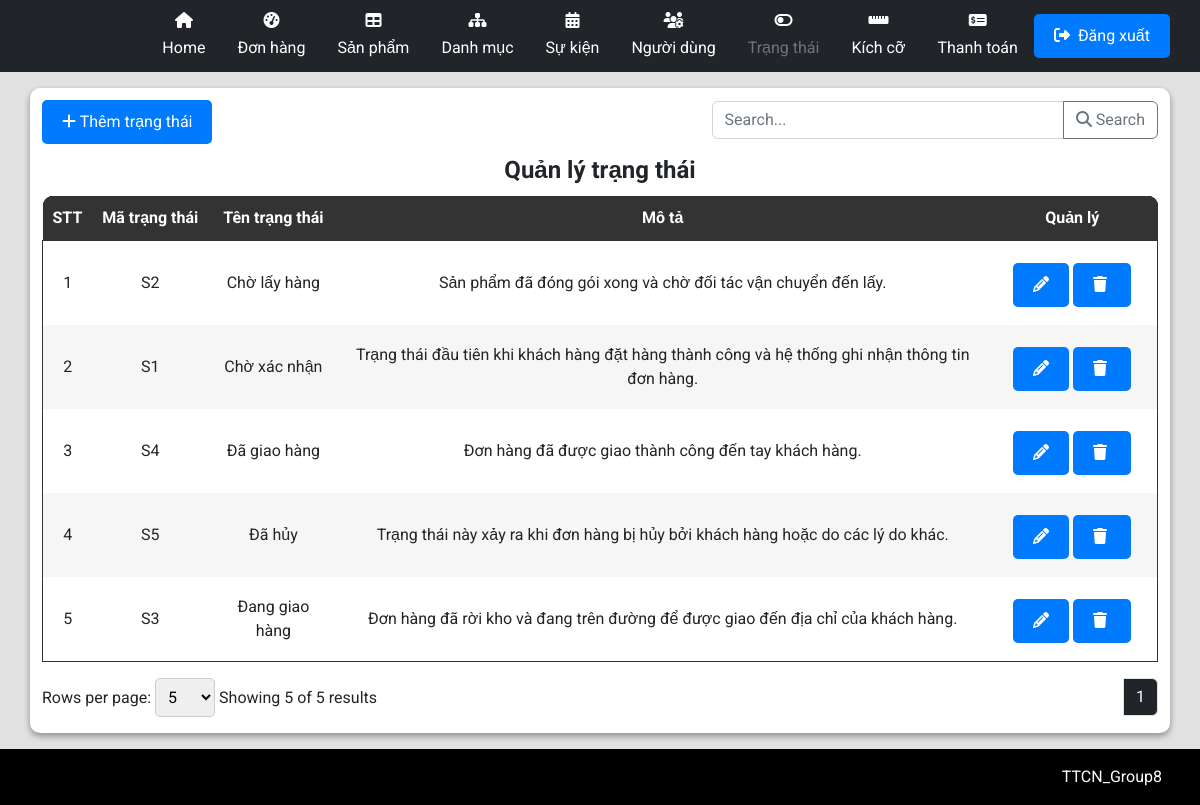
The page /admin/AdminIndex.php?workingPage=status (signed in) on the database its author committed.
### tables this page shows
create table tbl_status (
  id varchar(150) primary key not null, 
  code varchar(200),
  name varchar(200),
  description LONGTEXT
);

### admin/pages/Status/StatusIndex.php (the view, shortened to what this page needs)
<link rel="stylesheet" href="./styles/StatusStyles.css">
<?php
$countAllSql = "SELECT * FROM tbl_status;";
$total_records = mysqli_num_rows(mysqli_query($connect, $countAllSql));
$pageIndex = isset($_GET['page']) ? $_GET['page'] : 1;
$pageSize = isset($_GET['limit']) ? $_GET['limit'] : 5;
$total_page = ceil($total_records / $pageSize);
$start = ($pageIndex - 1) * $pageSize;
$search = '';
$getTableDataSql = "";
if (isset($_GET['search'])) {
    $getTableDataSql = "SELECT * FROM tbl_status
    WHERE
        tbl_status.name LIKE N'%" . $search . "%'
        OR tbl_status.code LIKE N'%" . $search . "%'
    ORDER BY tbl_status.name ASC
    LIMIT $start, $pageSize";
} else {
    $getTableDataSql = "SELECT * FROM tbl_status
    ORDER BY tbl_status.name ASC
    LIMIT $start, $pageSize";
}
$tableData = mysqli_query($connect, $getTableDataSql);
?>
<div class="text-left flex justify-between">
    <button type="button" class="btn btn-primary mb-2 mt-3" data-bs-toggle="modal" data-bs-target="#addStatusModal">
        <i class="fa-solid fa-plus"></i>
        Thêm trạng thái
    </button>
    <div class="input-group mb-3 align-center mt-3 w-40">
        <input type="text" class="form-control" placeholder="Search..." aria-label="Recipient's username" name="search" id="search-input" aria-describedby="button-addon2">
        <button class="btn btn-outline-secondary" id="search-button" onclick="performSearch()" name="ok">
            <i class="fa-solid fa-magnifying-glass"></i>
            Search
        </button>
    </div>
</div>
<div class="container p-0">
    <table class="w-100">
        <legend class="text-center"><b>Quản lý trạng thái</b></legend>
        <thead class="table-head w-100">
            <tr class="table-heading">
                <th class="noWrap">STT</th>
                <th class="noWrap">Mã trạng thái</th>
                <th class="noWrap">Tên trạng thái</th>
                <th class="noWrap">Mô tả</th>
                <th class="noWrap">Quản lý</th>
            </tr>
        </thead>
        <tbody class="table-body">
            <?php
            $displayOrder = 0;
            while ($row = mysqli_fetch_array($tableData)) {
                $displayOrder++;
            ?>
                <tr>
                    <td>
                        <?php echo  $displayOrder + ($pageIndex - 1) * $pageSize; ?>
                    </td>
                    <td class="code">
                        <?php echo $row['code'] ?>
                    </td>
                    <td class="name">
                        <?php echo $row['name'] ?>
                    </td>
                    <td class="description">
                        <?php echo $row['description'] ?>
                    </td>
                    <td>
                        <div style="min-width: 150px;">
                            <button type="button" class="btn btn-primary mb-2 mt-3 con-tooltip top" data-bs-toggle="modal" data-bs-target="#editStatusPopup_<?php echo $row['id']; ?>">
                                <i class="fa-solid fa-pencil"></i>
                            </button>
                            <button type="button" class="btn btn-primary mb-2 mt-3 con-tooltip top" data-bs-toggle="modal" data-bs-target="#confirmDeleteStatusPopup_<?php echo $row['id']; ?>">
                                <i class="fa-solid fa-trash mr-1"></i>
                            </button>
                        </div>
                    </td>
                </tr>
            <?php
            }
            ?>
        </tbody>
    </table>
    <form action="" method="GET">
        <nav class="row py-2" aria-label="Page navigation example">
            <div class="paganation-infor col py-2">
                <form action="" method="GET">
                    <label for="limitSelect">Rows per page:</label>
                    <select name="limit" id="limitSelect" onchange="updatePageAndLimit()">
                        <option value="5" <?php if ($pageSize == 5) echo 'selected'; ?>>5</option>
                    </select>
                </form>
                <label class="mr-4">Showing
                    <?php
                    echo $pageSize . " of " . $total_records . " results";
                    ?>
                </label>
            </div>
            <ul class="m-0 pagination justify-content-end py-2 col">
                <?php
                for ($i = 1; $i <= $total_page; $i++) {
                    if ($i == $pageIndex) {
                        echo '<li class="page-item light">
                        <span name="page" class="page-link text-reset text-white bg-dark" href="?workingPage=status&limit=' . ($pageSize) . '&page=' . ($i) . '"> ' . ($i) . ' </span>
                        </li>';
                    } else {
                        echo '<li class="page-item light">
                        <a name="page" class="page-link text-reset text-black" href="?workingPage=status&limit=' . ($pageSize) . '&page=' . ($i) . '"> ' . ($i) . ' </a>
                        </li>';
                    }
                }
                ?>
            </ul>
    </form>
</div>

### admin/styles/AdminStyles.css (style rules this page uses)
body { display: flex; flex-direction: column; }

### common/css/CommonStyle.css (style rules this page uses)
html { padding: unset; margin: unset; box-sizing: border-box; scroll-behavior: smooth; }
body { min-height: 100vh; }
:root { --pr-color: rgb(62, 148, 163); }
.m-0 { margin: 0 !important; }
.p-0 { padding: 0 !important; }
.mr-1 { margin-right: 4px !important; }
.mb-2 { margin-bottom: 8px !important; }
.py-2 { padding-top: 8px !important; padding-bottom: 8px !important; }
.mt-3 { margin-top: 12px !important; }
.mb-3 { margin-bottom: 12px !important; }
.mr-4 { margin-right: 16px !important; }
.w-40 { width: 40%; }
.w-100 { width: 100% !important; }
.flex { display: flex; }
.align-center { align-items: center; }
.justify-between { justify-content: space-between; }
.text-center { text-align: center; }
.text-white { color: #fff !important; }
.con-tooltip { position: relative; background: #F2D1C9; border-radius: 9px; display: inline-block; transition: all 0.3s ease-in-out; cursor: default; }

### admin/styles/StatusStyles.css (style rules this page uses)
* { padding: 0; margin: 0; box-sizing: border-box; }
table { border-radius: 10px; }
.container { width: 100%; }
.table-head { color: white; background-color: #000; }
.table-head .table-heading { background-color: #000; color: white; }
.table-head .table-heading th:first-child { border-top-left-radius: 10px; }
.table-head .table-heading th:last-child { border-top-right-radius: 10px; }
.table-heading { border-radius: 10px; }
.table-head th { padding: 10px; text-align: center; }
.table-head, .table-body { border-collapse: collapse; }
.table-body { border: 1px solid #333; }
.table-body, .table-body tr { background-color: #fff; }
.table-body td { text-align: center; }
.table-body tr:nth-child(2n + 2) { background-color: #f6f6f6; }
table { border-collapse: collapse; background-color: #f8f8f8; }
th, td { padding: 10px; text-align: left; }
th { background-color: #333; color: white; }
.btn-primary { background-color: #007bff; color: white; padding: 10px 20px; border: none; border-radius: 5px; cursor: pointer; }
.noWrap { white-space: nowrap; }
select, option { width: 60px; padding: 8px; border: 1px solid #ccc; border-radius: 5px; }

### rows shown on the page
tbl_status: pageSize "1", code "S2", name "Chờ lấy hàng", description "Sản phẩm đã đóng gói xong và chờ đối tác vận chuyển đến lấy."
tbl_status: pageSize "2", code "S1", name "Chờ xác nhận", description "Trạng thái đầu tiên khi khách hàng đặt hàng thành công và hệ thống ghi nhận thông tin đơn hàng."
tbl_status: pageSize "3", code "S4", name "Đã giao hàng", description "Đơn hàng đã được giao thành công đến tay khách hàng."
tbl_status: pageSize "4", code "S5", name "Đã hủy", description "Trạng thái này xảy ra khi đơn hàng bị hủy bởi khách hàng hoặc do các lý do khác."
tbl_status: pageSize "5", code "S3", name "Đang giao hàng", description "Đơn hàng đã rời kho và đang trên đường để được giao đến địa chỉ của khách hàng."

### other values the page prints
$pageSize "5"
$total_records "5"
